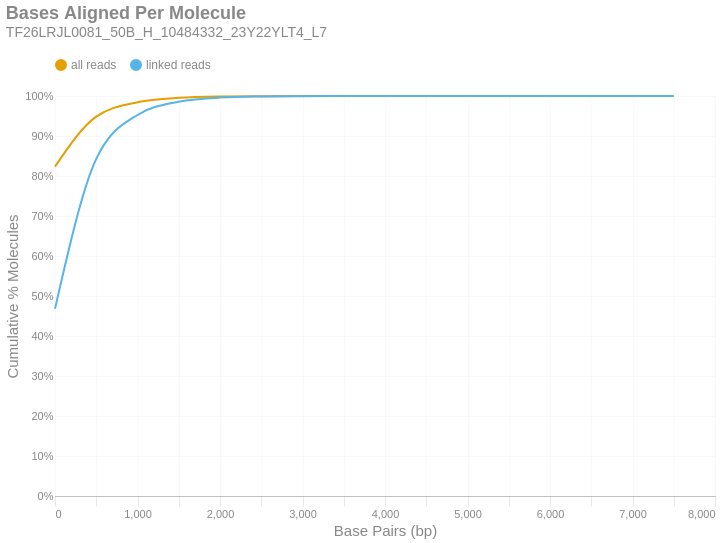

Here is the notebook cell this chart was saved with:
### Markdown cell above
### Bases Aligned Per Molecule
This is a cumulative frequency distribution showing the number of base pairs aligned per unique molecule. These data are shown in 500 bp bins. There are two distributions: one with `all reads` (yellow) and another with only `linked reads` (blue). The percent of molecules in the `linked reads` distribution is relative to the total number of linked molecules.

### Code cell
if SKIPLR:
    print_html(f"Skipped")
else:
    binned_df = consolidated_hist(valids['aligned_bp'], mask, 500, True)
    with SafeRender(binned_df):
        (
            density_plot(binned_df, 'Bases Aligned Per Molecule', samplename, 'basesper')
            .encode(
                x=alt.X('bin:Q', title="Base Pairs (bp)").axis(tickMinStep=500).scale(padding=0),
                y=alt.Y('value:Q', title='Cumulative % Molecules')
                    .axis(format='%')
                    .scale(domain = [0,1])
                    .stack(False),
                color=alt.Color("key:N").scale(domain = ["all reads", "linked reads"]),
                tooltip = [
                    alt.Tooltip("key:N", title = "Data Type"),
                    alt.Tooltip("range_label:N", title="Bases Aligned Per Molecule"),
                    alt.Tooltip("value:Q", format = ".2%", title="% Molecules (Cum.)")
                ]
            )
        ).display()

### Figure 1 — Vega-Lite specification as saved in the notebook (floating-point values rounded to 4 significant figures)
{"width": "container", "height": 400, "config": {"title": {"anchor": "start", "dy": -15, "fontSize": 18, "color": "#888888", "subtitleColor": "#888888", "subtitleFontSize": 14}, "arc": {"fill": "#0072B2"}, "axis": {"domainColor": "#888888", "domainWidth": 0.5, "gridWidth": 0.2, "grid": false, "titleFontWeight": 400, "titleFontSize": 15, "labelFontSize": 11, "labelColor": "#888888", "tickColor": "#888888", "tickWidth": 0.2, "titleColor": "#888888"}, "axisBand": {"grid": false}, "axisX": {"grid": true, "tickSize": 10, "domainCap": "round"}, "axisY": {"domain": false, "grid": true, "tickSize": 0, "domainCap": "round"}, "background": "transparent", "header": {"labelFontSize": 15, "labelColor": "#888888", "titleFontSize": 15, "titleFontWeight": 600, "titleColor": "#888888"}, "legend": {"labelFont": "sans-serif", "labelFontSize": 12, "labelColor": "#888888", "symbolSize": 100, "symbolType": "circle", "titleFontSize": 12, "titlePadding": 10, "titleColor": "#888888", "title": null, "orient": "top"}, "range": {"category": ["#E69F00", "#56B4E9", "#009E73", "#F0E442", "#0072B2", "#D55E00", "#CC79A7", "#000000"], "diverging": ["#cfe8f3", "#a2d4ec", "#73bfe2", "#46abdb", "#1696d2", "#12719e"]}, "area": {"fill": "#0072B2", "fillOpacity": 0.7, "line": true, "strokeOpacity": 0.7}, "line": {"color": "#0072B2", "stroke": "#0072B2", "strokeWidth": 2}, "trail": {"color": "#0072B2", "stroke": "#0072B2", "strokeWidth": 0, "size": 1}, "point": {"filled": true, "fillOpacity": 1.0, "size": 95}, "text": {"color": "#888888", "fontSize": 11, "align": "right", "fontWeight": 400, "size": 11}, "bar": {"fill": "#0072B2", "stroke": null}, "view": {"stroke": null, "continuousWidth": 660, "continuousHeight": 400}}, "data": {"name": "data-4324a43f4bb8189ab0853000380bb27a"}, "mark": {"type": "line", "interpolate": "monotone", "point": {"opacity": 0, "size": 275}}, "encoding": {"color": {"field": "key", "scale": {"domain": ["all reads", "linked reads"]}, "type": "nominal"}, "tooltip": [{"field": "key", "title": "Data Type", "type": "nominal"}, {"field": "range_label", "title": "Bases Aligned Per Molecule", "type": "nominal"}, {"field": "value", "format": ".2%", "title": "% Molecules (Cum.)", "type": "quantitative"}], "x": {"axis": {"tickMinStep": 500}, "field": "bin", "scale": {"padding": 0}, "title": "Base Pairs (bp)", "type": "quantitative"}, "y": {"axis": {"format": "%"}, "field": "value", "scale": {"domain": [0, 1]}, "stack": false, "title": "Cumulative % Molecules", "type": "quantitative"}}, "params": [{"name": "param_c36ac31b6afebe62", "select": {"type": "point", "fields": ["key"]}, "bind": "legend"}], "title": {"text": "Bases Aligned Per Molecule", "subtitle": "TF26LRJL0081_50B_H_10484332_23Y22YLT4_L7"}, "transform": [{"fold": ["all reads (cumsum)", "linked reads (cumsum)"]}, {"calculate": "replace(datum.key, ' (cumsum)', '')", "as": "key"}, {"filter": {"param": "param_c36ac31b6afebe62"}}], "usermeta": {"embedOptions": {"downloadFileName": "TF26LRJL0081_50B_H_10484332_23Y22YLT4_L7.basesper"}}, "$schema": "https://vega.github.io/schema/vega-lite/v6.4.1.json", "datasets": {"data-4324a43f4bb8189ab0853000380bb27a": [{"bin": "0.0", "interval": "0.0-500.0", "all reads": 0.8233, "linked reads": 0.4679, "all reads (cumsum)": 0.8233, "linked reads (cumsum)": 0.4679, "range_label": "0-499"}, {"bin": "500.0", "interval": "500.0-1000.0", "all reads": 0.1252, "linked reads": 0.3747, "all reads (cumsum)": 0.9485, "linked reads (cumsum)": 0.8426, "range_label": "500-999"}, {"bin": "1000.0", "interval": "1000.0-1500.0", "all reads": 0.036, "linked reads": 0.1099, "all reads (cumsum)": 0.9845, "linked reads (cumsum)": 0.9525, "range_label": "1000-1499"}, {"bin": "1500.0", "interval": "1500.0-2000.0", "all reads": 0.01087, "linked reads": 0.03322, "all reads (cumsum)": 0.9953, "linked reads (cumsum)": 0.9858, "range_label": "1500-1999"}, {"bin": "2000.0", "interval": "2000.0-2500.0", "all reads": 0.003372, "linked reads": 0.01031, "all reads (cumsum)": 0.9987, "linked reads (cumsum)": 0.9961, "range_label": "2000-2499"}, {"bin": "2500.0", "interval": "2500.0-3000.0", "all reads": 0.0008884, "linked reads": 0.002716, "all reads (cumsum)": 0.9996, "linked reads (cumsum)": 0.9988, "range_label": "2500-2999"}, {"bin": "3000.0", "interval": "3000.0-3500.0", "all reads": 0.000272, "linked reads": 0.0008316, "all reads (cumsum)": 0.9999, "linked reads (cumsum)": 0.9996, "range_label": "3000-3499"}, {"bin": "3500.0", "interval": "3500.0-4000.0", "all reads": 8.38e-05, "linked reads": 0.0002562, "all reads (cumsum)": 1.0, "linked reads (cumsum)": 0.9999, "range_label": "3500-3999"}, {"bin": "4000.0", "interval": "4000.0-4500.0", "all reads": 2.868e-05, "linked reads": 8.771e-05, "all reads (cumsum)": 1.0, "linked reads (cumsum)": 1.0, "range_label": "4000-4499"}, {"bin": "4500.0", "interval": "4500.0-5000.0", "all reads": 7.581e-06, "linked reads": 2.318e-05, "all reads (cumsum)": 1.0, "linked reads (cumsum)": 1.0, "range_label": "4500-4999"}, {"bin": "5000.0", "interval": "5000.0-5500.0", "all reads": 2.049e-06, "linked reads": 6.265e-06, "all reads (cumsum)": 1.0, "linked reads (cumsum)": 1.0, "range_label": "5000-5499"}, {"bin": "5500.0", "interval": "5500.0-6000.0", "all reads": 9.22e-07, "linked reads": 2.819e-06, "all reads (cumsum)": 1.0, "linked reads (cumsum)": 1.0, "range_label": "5500-5999"}, {"bin": "6000.0", "interval": "6000.0-6500.0", "all reads": 3.073e-07, "linked reads": 9.397e-07, "all reads (cumsum)": 1.0, "linked reads (cumsum)": 1.0, "range_label": "6000-6499"}, {"bin": "6500.0", "interval": "6500.0-7000.0", "all reads": 2.049e-07, "linked reads": 6.265e-07, "all reads (cumsum)": 1.0, "linked reads (cumsum)": 1.0, "range_label": "6500-6999"}, {"bin": "7000.0", "interval": "7000.0-7500.0", "all reads": 0.0, "linked reads": 0.0, "all reads (cumsum)": 1.0, "linked reads (cumsum)": 1.0, "range_label": "7000-7499"}, {"bin": "7500.0", "interval": "7500.0-8000.0", "all reads": 1.024e-07, "linked reads": 3.132e-07, "all reads (cumsum)": 1.0, "linked reads (cumsum)": 1.0, "range_label": "7500-7999"}]}}
